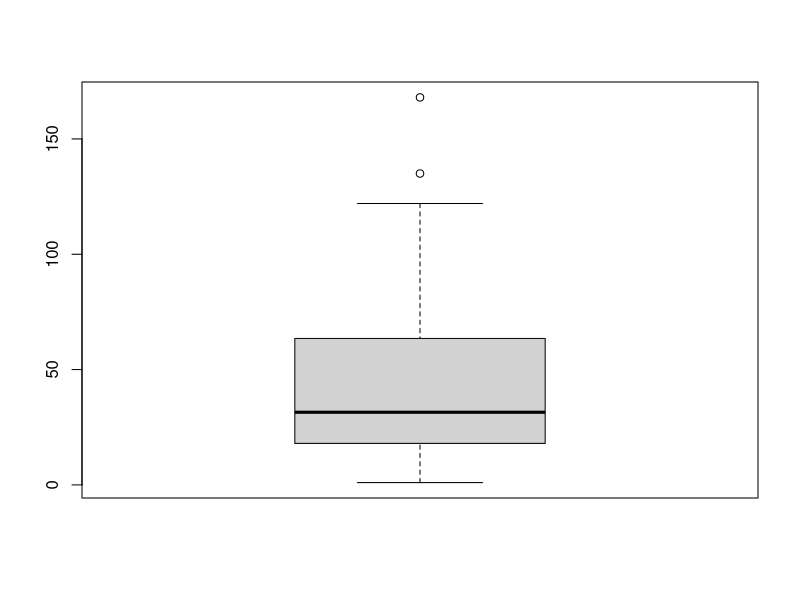

Reproduce this figure in R. (Note: this script raises an error after producing the figure.)
patients=data.frame(name=c("환1","환2","환3","환4"),age=c(22,20,25,30), gender=c(1,2,3,2),blood.type=c(1,3,2,4))
patients$gender=ifelse((patients$gender<1|patients$gender>2),NA,patients$gender)
patients$blood.type=ifelse((patients$blood.type<1|patients$blood.type>4),NA,patients$blood.type)
patients[!is.na(patients$gender)&!is.na(patients$blood.type),]
boxplot(airquality[,1])$stats
gapminder[1:15,c("country","lifeExp","year")]
gapminder[,c("country","lifeExp","year")]
gapminder[gapminder$country=="Korea, Rep.",c("lifeExp","pop")]
gapminder[gapminder$country=="Crotia"&gapminder$year>1990,c("lifeExp","pop")]
View(gapminder)

apply(gapminder[gapminder$country=="Croatia",c("lifeExp","pop")],2,mean)
select(gapminder,country,year,lifeExp)
filter(gapminder, country=="Croatia"& year>1990)
summarise(gapminder,mean(pop))
